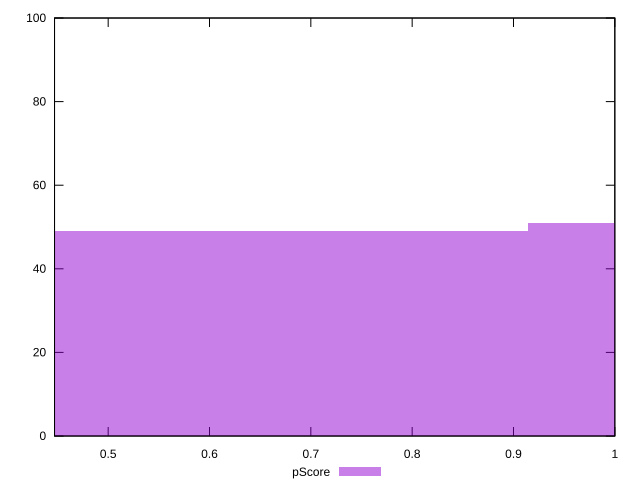

gnuplot code for this plot:
reset

$pScore <<EOF
0.6095307149772954 49
1.2190614299545908 51
EOF

set key outside below
set boxwidth 0.6095307149772954
set xrange [0.4470588235294118:1]
set yrange [0:100]
set trange [0:100]
set style fill transparent solid 0.5 noborder
set terminal svg size 640, 490 enhanced background rgb 'white'
set output "reprap/offscreen-images/samples/pages+cached/pScore/histogram.svg"

plot $pScore title "pScore" with boxes

reset
